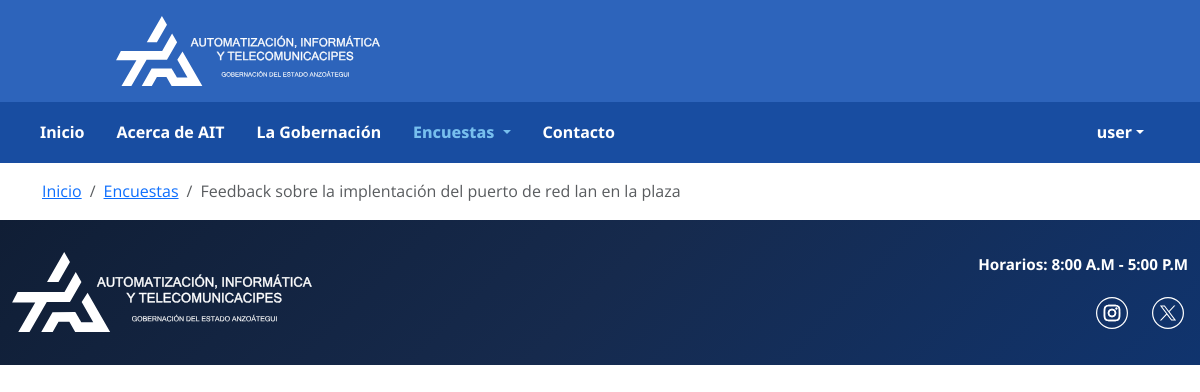
Page /polls/2/ (signed in) on the committed database.
### model_poll/models.py (models this page shows, shortened)
class User(AbstractUser):
    full_name = models.CharField(max_length=255, blank=True, default='')
    profile_image = models.ImageField(upload_to='profiles/', blank=True, null=True)
    rol = models.ForeignKey(Rol, on_delete=models.SET_NULL, null=True, blank=True, related_name="usuarios")

class Poll(models.Model):
    class Status(models.TextChoices):
        BORRADOR = 'BORRADOR', 'Borrador'
        ACTIVA = 'ACTIVA', 'Activa'
        CERRADA = 'CERRADA', 'Cerrada'
    created_by = models.ForeignKey(settings.AUTH_USER_MODEL, on_delete=models.SET_NULL, null=True, related_name="encuestas_creadas")
    title = models.CharField(max_length=200)
    description = models.TextField(blank=True, null=True, default='')
    image = models.ImageField(upload_to='polls/', blank=True, null=True)
    status = models.CharField(max_length=20, choices=Status.choices, default=Status.BORRADOR)
    star_date = models.DateTimeField(null=True, blank=True, help_text="Fecha y hora de inicio de la encuesta")
    end_date = models.DateTimeField(null=True, blank=True, help_text="Fecha y hora de finalización de la encuesta")

### posts/views.py (the view)
# urls.py: path('<int:poll_id>/', views.poll_detail, name='poll_detail'),
@login_required
def poll_detail(request, poll_id):
    poll = get_object_or_404(Poll, id=poll_id, status='ACTIVA')
    return render(request, 'posts/poll_detail.html', {'poll': poll})

### templates/posts/poll_detail.html (shortened to what this page needs)
{% extends "pages/layouts/_base.html" %}
{% load static %}
{% block content %}
<div class="container mt-3">
    <nav aria-label="breadcrumb">
        <ol class="breadcrumb">
            <li class="breadcrumb-item"><a href="{% url 'home' %}">Inicio</a></li>
            <li class="breadcrumb-item"><a href="{% url 'posts:poll_list' %}">Encuestas</a></li>
            <li class="breadcrumb-item active" aria-current="page">{{ poll.title }}</li>
        </ol>
    </nav>
</div>
{% endblock %}

### templates/pages/layouts/_base.html (shortened to what this page needs)
{% load static %}
<!DOCTYPE html>
<html lang="es">
<head>
    <link href="https://cdn.jsdelivr.net/npm/bootstrap@5.3.2/dist/css/bootstrap.min.css" rel="stylesheet">
    <link rel="stylesheet" href="{% static 'css/styles.css' %}">
</head>
<body>
    <header>
        <div class="svg-container">
            <img src="{% static 'SVG/AIT White lateral.svg' %}" class="svg_ait" alt="Logo AIT">
        </div>
    </header>
    <nav class="navbar navbar-expand-lg custom-navbar">
        <div class="container custom-nav-container">
            <div class="collapse navbar-collapse" id="navbarNav">
                <ul class="navbar-nav me-auto">
                    <li class="nav-item">
                        <a class="nav-link {% if request.resolver_match.url_name == 'home' %}active{% endif %}" href="{% url 'home' %}">Inicio</a>
                    </li>
                    <li class="nav-item">
                        <a class="nav-link {% if request.resolver_match.url_name == 'about' %}active{% endif %}" href="{% url 'about' %}">Acerca de AIT</a>
                    </li>
                    <li class="nav-item">
                        <a class="nav-link" href="https://anzoategui.gob.ve/">La Gobernación</a>
                    </li>
                    <li class="nav-item dropdown">
                        <a class="nav-link dropdown-toggle {% if 'poll' in request.resolver_match.url_name %}active{% endif %}" href="#" role="button" data-bs-toggle="dropdown">
                            Encuestas
                        </a>
                    </li>
                    <li class="nav-item">
                        <a class="nav-link {% if request.resolver_match.url_name == 'contact' %}active{% endif %}" href="{% url 'contact'%}">Contacto</a>
                    </li>
                </ul>
                <ul class="navbar-nav">
                    {% if user.is_authenticated %}
                        <li class="nav-item dropdown">
                            <a class="nav-link dropdown-toggle d-flex align-items-center" href="#" role="button" data-bs-toggle="dropdown">
                                <span class="d-none d-md-inline">{{ user.first_name|default:user.username }}</span>
                            </a>
                        </li>
                    {% else %}
                        <li class="nav-item">
                            <a class="nav-link" href="{% url 'login' %}">Iniciar Sesión</a>
                        </li>
                    {% endif %}
                </ul>
            </div>
        </div>
    </nav>
    {% block content %}
    {% endblock %}
    <footer class="custom-footer">
        <div class="container">
            <div class="row align-items-start">
                <div class="col-lg-4 col-md-12 text-center text-lg-start mb-3 mb-lg-0">
                    <img src="{% static 'SVG/AIT White lateral.svg' %}" class="svg_footer img-fluid" alt="Logo AIT">
                </div>
                <div class="col-lg-8 col-md-12">
                    <div class="text-end">
                        <ul class="list-unstyled footer-info mb-3">
                            <li class="mb-0">
                                Horarios: 8:00 A.M - 5:00 P.M
                            </li>
                        </ul>
                        <div class="d-flex justify-content-end gap-3">
                            <a href="https://www.instagram.com/aitanzoategui/" target="_blank" class="social-link">
                                <img src="{% static 'SVG/Instagram.svg' %}" alt="Instagram" class="social-icon">
                            </a>
                            <a href="https://x.com/aitanzoategui" target="_blank" class="social-link">
                                <img src="{% static 'SVG/XTwitter.svg' %}" alt="Twitter" class="social-icon">
                            </a>
                        </div>
                    </div>
                </div>
            </div>
        </div>
    </footer>
</body>
</html>

### static/css/styles.css (style rules this page uses)
* { margin: 0; padding: 0; box-sizing: border-box; }
body { font-family: 'Open Sans', Arial, sans-serif; font-weight: 400; line-height: 1.6; color: #333; }
.custom-footer { background: linear-gradient(135deg, #101e35 0%, #162a4d 50%, #10346e 100%) !important; padding: 2rem 0 !important; color: #ffffff !important; margin-top: 3rem !important; font-family: 'Noto Sans', sans-serif !important; font-weight: 700 !important; }
.custom-footer .container { max-width: 1250px !important; }
.svg_footer { max-width: 300px; height: auto; object-fit: contain; }
.footer-info { color: #ffffff !important; font-size: 0.95rem; text-align: right !important; }
.footer-info li { display: flex; align-items: center; justify-content: flex-end; color: #ffffff !important; }
.social-icon { width: 32px; height: 32px; transition: transform 0.3s ease; filter: brightness(0) invert(1); }
.social-link { text-decoration: none; }
.custom-navbar { background: #184da1 !important; padding: 0.6rem 0 !important; }
.custom-nav-container { max-width: 1250px !important; margin: 0 auto !important; padding: 0 2rem !important; }
.navbar.custom-navbar .navbar-nav .nav-link { color: white !important; font-family: 'Noto Sans', sans-serif !important; font-weight: 700 !important; font-size: 1rem !important; margin-right: 1rem !important; transition: color 0.3s ease !important; }
.navbar.custom-navbar .navbar-nav .nav-link.active { color: #77bfee !important; font-weight: 800 !important; }
.svg-container { max-width: 1270px; margin: 0 auto; display: flex; justify-content: space-between; align-items: center; padding: 0 2rem; }
.svg_ait { width: 400px; height: 70px; object-fit: contain; vertical-align: middle; margin-left: 0; }
header { background: #2D64BB; color: white; padding: 1rem; text-align: center; }
.social-link { display: inline-flex; align-items: center; justify-content: center; width: 40px; height: 40px; background: transparent; color: white; border-radius: 50%; text-decoration: none; transition: all 0.3s ease; }
html, body { margin: 0; padding: 0; overflow-x: hidden; }
body { min-height: 100vh; }
.custom-footer { margin-top: 0 !important; }

### rows in the picture
User: first_name "user"
Poll: title "Feedback sobre la implentación del puerto de red lan en la plaza"
